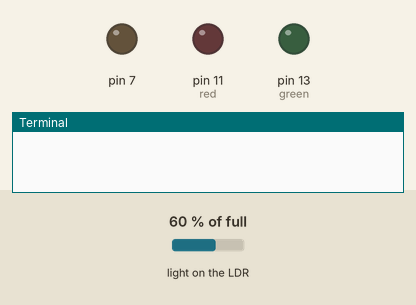
Recording of a program running on a simulated Raspberry Pi (header pin numbers). Parts: output pins drawn as LEDs (lit = HIGH), the last lines printed to the terminal. The inputs (shaded band) are chosen by the test bench; at power-on: light on the LDR 60 % of full. The interpreter's speed is modelled, so counts of loop turns are approximate; the capacitor on the light-sensor pin charges in 0.2 + 60·(1 − level)² ms.

Above: at 0.05 s.
At 0.4 s:
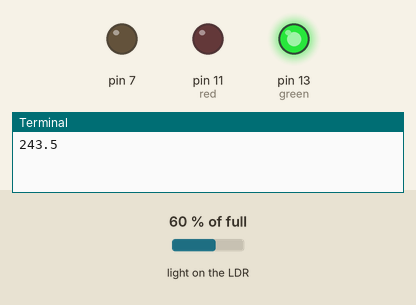
Timing chart, 0 to 1.9 s (numbered marks = the images above):
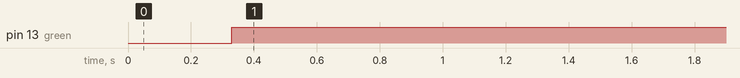

Measured:
- by itself, pin 13 (green): LOW → HIGH at 0.33 s

The program:

sensor_lights.py
```python
import RPi.GPIO as GPIO, time

GPIO.cleanup()

debug = 1
GPIO.setmode(GPIO.BOARD)

red = 11
green = 13

GPIO.setup(red, GPIO.OUT)
GPIO.setup(green, GPIO.OUT)


def rc_time(pin):
	reading = 0
	GPIO.setup(pin, GPIO.OUT)
	GPIO.output(pin, GPIO.LOW)
	time.sleep(0.1)

	GPIO.setup(pin, GPIO.IN)

	while (GPIO.input(pin) == GPIO.LOW):
                reading += 0.1
        return reading

while True:
	print rc_time(7)
	print ' '

	if rc_time(7) < 28.0:
		GPIO.output(red, True)
		GPIO.output(green, False)
	elif rc_time(7) > 28.1:
		GPIO.output(red, False)
		GPIO.output(green, True)
	else:
		GPIO.output(red, False)
		GPIO.output(green, False)


GPIO.cleanup()
```
